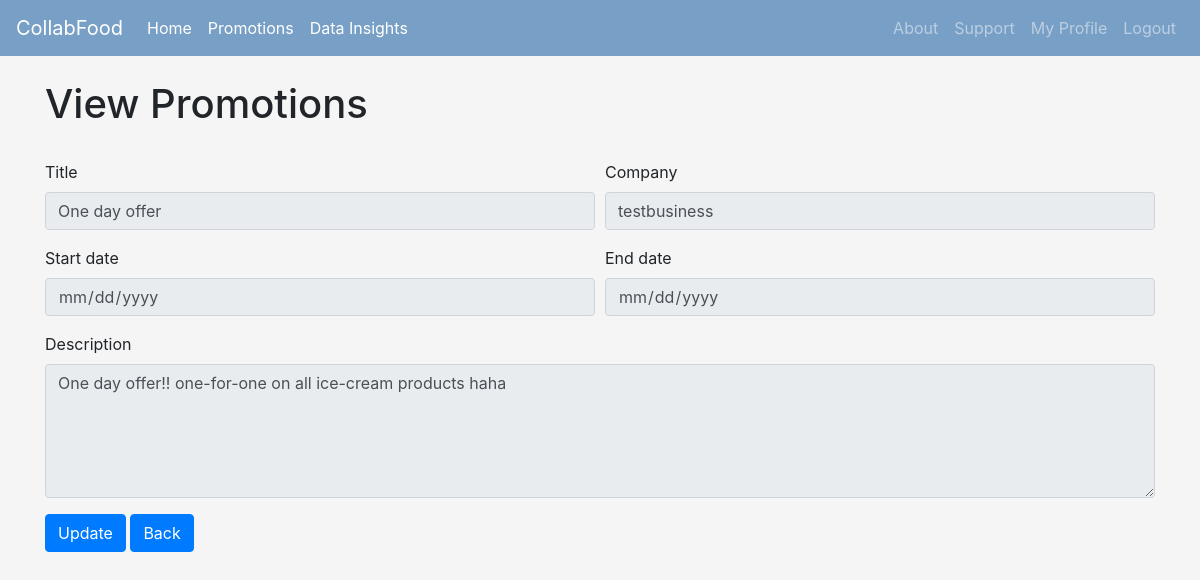
Page /viewpromotion/3/ (signed in) on the earlier database version.
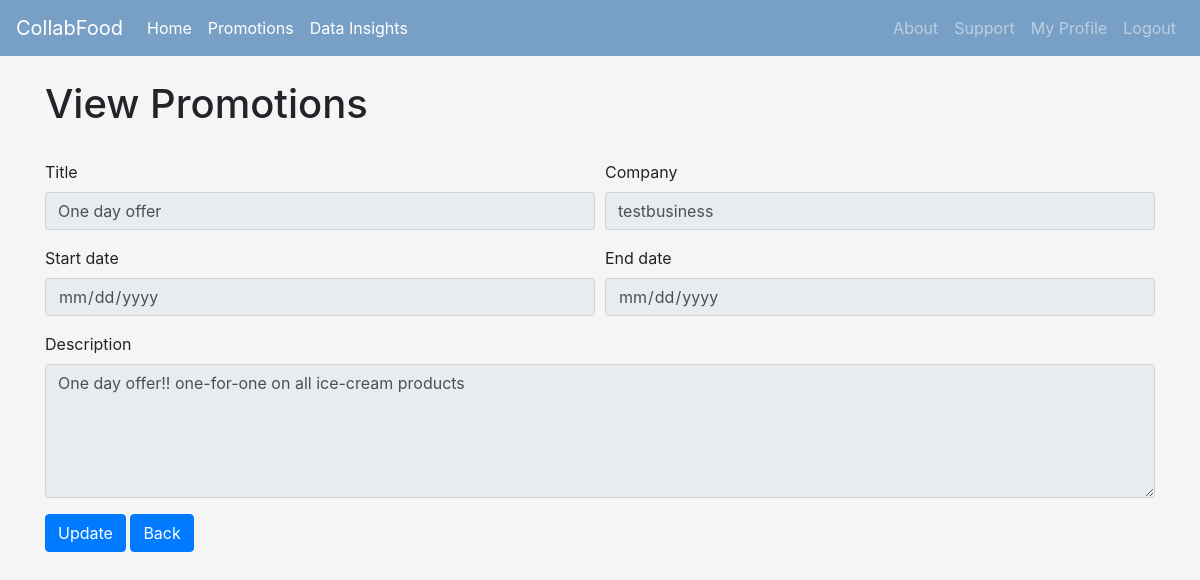
Same page on the later database version.
### Homepage/models.py (models this page shows, shortened)
class Promotion(models.Model):
    title = models.CharField(max_length=100)
    description = models.CharField(max_length=999)
    createdBy = models.ForeignKey(User, on_delete=models.CASCADE)
    createdDate = models.DateTimeField(auto_now_add=True)
    startDate = models.DateField()
    endDate = models.DateField()
    isActive = models.BooleanField(default=True)

### Homepage/views.py (the view)
# urls.py: path('viewpromotion/<int:promotion_id>/',views.view_promotion ,name='viewpromotion'),
@login_required
def view_promotion(request, promotion_id=None):
	users = User.objects.all()
	user_type = UserType.objects.get(user=request.user)
	promotion = Promotion.objects.get(id=promotion_id)
	readonly = ''
	if user_type.userType == "user":
		readonly = "readonly"
	context = {
		'user_type': user_type,
		'users':users,
		'promotion':promotion,
		'readonly': readonly,
		}
	return render(request, 'viewpromotion.html', context)

### Homepage/templates/viewpromotion.html (shortened to what this page needs)
{% extends 'base.html' %}
{% block content %}
<h1>View Promotions</h1>
<br>
<form method="post" action="{% url 'createpromotion' %}">
  <div class="form-group">
    <div class="form-row">
        <div class="form-group col-md-6">
            <label for="title">Title</label>
            <input type="text" class="form-control" id="title" name="title" value = "{{promotion.title}}" readonly>
        </div>
        <div class="form-group col-md-6">
            <label for="company">Company</label>
            <input type="text" class="form-control" id="company" name="company" value = "{{promotion.createdBy}}" readonly>
        </div>
    </div>
    <div class="form-row">
      <div class="form-group col-md-6">
        <label for="startDate">Start date</label>
        <input type="date" class="form-control" id="startDate" name="startDate" value = "{{promotion.startDate}}" readonly>
      </div>
      <div class="form-group col-md-6">
        <label for="endDate">End date</label>
        <input type="date" class="form-control" id="endDate" name="endDate"  value = "{{promotion.endDate}}" readonly>
      </div>
    </div>
    <label for="description">Description</label>
    <textarea class="form-control" id="description" name="description" rows="5" readonly>{{promotion.description}}</textarea>
    </div>
    {% if user_type.userType == 'admin' or user_type.userType == 'business' %}
    <button type="submit" class="btn btn-primary">Update</button>
  {% endif %}
  <a href="javascript:history.back()" class="btn btn-primary">Back</a>
</form>
{% endblock %}

Differences in the rows shown:
changed Promotion "One day offer": description "One day offer!! one-for-one on all ice-cream products haha" → "One day offer!! one-for-one on all ice-cream products"
